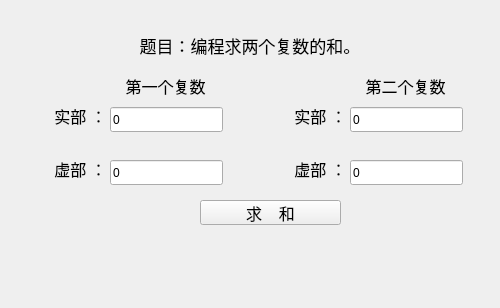
<?xml version="1.0" encoding="UTF-8"?>
<ui version="4.0">
 <class>G2_66</class>
 <widget class="QWidget" name="G2_66">
  <property name="geometry">
   <rect>
    <x>0</x>
    <y>0</y>
    <width>500</width>
    <height>308</height>
   </rect>
  </property>
  <property name="windowTitle">
   <string>G2_66</string>
  </property>
  <widget class="QLabel" name="label">
   <property name="geometry">
    <rect>
     <x>100</x>
     <y>20</y>
     <width>300</width>
     <height>50</height>
    </rect>
   </property>
   <property name="font">
    <font>
     <family>幼圆</family>
     <pointsize>13</pointsize>
    </font>
   </property>
   <property name="text">
    <string>题目：编程求两个复数的和。</string>
   </property>
   <property name="alignment">
    <set>Qt::AlignCenter</set>
   </property>
  </widget>
  <widget class="QLabel" name="label_2">
   <property name="geometry">
    <rect>
     <x>50</x>
     <y>100</y>
     <width>61</width>
     <height>31</height>
    </rect>
   </property>
   <property name="font">
    <font>
     <family>幼圆</family>
     <pointsize>12</pointsize>
    </font>
   </property>
   <property name="text">
    <string>实部 ：</string>
   </property>
   <property name="alignment">
    <set>Qt::AlignCenter</set>
   </property>
  </widget>
  <widget class="QLineEdit" name="f1">
   <property name="geometry">
    <rect>
     <x>110</x>
     <y>107</y>
     <width>113</width>
     <height>25</height>
    </rect>
   </property>
   <property name="text">
    <string>0</string>
   </property>
  </widget>
  <widget class="QLineEdit" name="f2">
   <property name="geometry">
    <rect>
     <x>110</x>
     <y>160</y>
     <width>113</width>
     <height>25</height>
    </rect>
   </property>
   <property name="text">
    <string>0</string>
   </property>
  </widget>
  <widget class="QLabel" name="label_4">
   <property name="geometry">
    <rect>
     <x>50</x>
     <y>153</y>
     <width>61</width>
     <height>31</height>
    </rect>
   </property>
   <property name="font">
    <font>
     <family>幼圆</family>
     <pointsize>12</pointsize>
    </font>
   </property>
   <property name="text">
    <string>虚部 ：</string>
   </property>
   <property name="alignment">
    <set>Qt::AlignCenter</set>
   </property>
  </widget>
  <widget class="QLabel" name="label_5">
   <property name="geometry">
    <rect>
     <x>290</x>
     <y>153</y>
     <width>61</width>
     <height>31</height>
    </rect>
   </property>
   <property name="font">
    <font>
     <family>幼圆</family>
     <pointsize>12</pointsize>
    </font>
   </property>
   <property name="text">
    <string>虚部 ：</string>
   </property>
   <property name="alignment">
    <set>Qt::AlignCenter</set>
   </property>
  </widget>
  <widget class="QLabel" name="label_3">
   <property name="geometry">
    <rect>
     <x>290</x>
     <y>100</y>
     <width>61</width>
     <height>31</height>
    </rect>
   </property>
   <property name="font">
    <font>
     <family>幼圆</family>
     <pointsize>12</pointsize>
    </font>
   </property>
   <property name="text">
    <string>实部 ：</string>
   </property>
   <property name="alignment">
    <set>Qt::AlignCenter</set>
   </property>
  </widget>
  <widget class="QLineEdit" name="s2">
   <property name="geometry">
    <rect>
     <x>350</x>
     <y>160</y>
     <width>113</width>
     <height>25</height>
    </rect>
   </property>
   <property name="text">
    <string>0</string>
   </property>
  </widget>
  <widget class="QLineEdit" name="s1">
   <property name="geometry">
    <rect>
     <x>350</x>
     <y>107</y>
     <width>113</width>
     <height>25</height>
    </rect>
   </property>
   <property name="text">
    <string>0</string>
   </property>
  </widget>
  <widget class="QLabel" name="label_6">
   <property name="geometry">
    <rect>
     <x>110</x>
     <y>70</y>
     <width>111</width>
     <height>31</height>
    </rect>
   </property>
   <property name="font">
    <font>
     <family>幼圆</family>
     <pointsize>12</pointsize>
    </font>
   </property>
   <property name="text">
    <string>第一个复数</string>
   </property>
   <property name="alignment">
    <set>Qt::AlignCenter</set>
   </property>
  </widget>
  <widget class="QLabel" name="label_7">
   <property name="geometry">
    <rect>
     <x>350</x>
     <y>70</y>
     <width>111</width>
     <height>31</height>
    </rect>
   </property>
   <property name="font">
    <font>
     <family>幼圆</family>
     <pointsize>12</pointsize>
    </font>
   </property>
   <property name="text">
    <string>第二个复数</string>
   </property>
   <property name="alignment">
    <set>Qt::AlignCenter</set>
   </property>
  </widget>
  <widget class="QLabel" name="shizi">
   <property name="geometry">
    <rect>
     <x>200</x>
     <y>229</y>
     <width>251</width>
     <height>31</height>
    </rect>
   </property>
   <property name="font">
    <font>
     <family>幼圆</family>
     <pointsize>10</pointsize>
    </font>
   </property>
   <property name="text">
    <string/>
   </property>
   <property name="alignment">
    <set>Qt::AlignLeading|Qt::AlignLeft|Qt::AlignVCenter</set>
   </property>
  </widget>
  <widget class="QLabel" name="daan">
   <property name="geometry">
    <rect>
     <x>200</x>
     <y>260</y>
     <width>251</width>
     <height>31</height>
    </rect>
   </property>
   <property name="font">
    <font>
     <family>幼圆</family>
     <pointsize>10</pointsize>
    </font>
   </property>
   <property name="text">
    <string/>
   </property>
   <property name="alignment">
    <set>Qt::AlignLeading|Qt::AlignLeft|Qt::AlignVCenter</set>
   </property>
  </widget>
  <widget class="QPushButton" name="he">
   <property name="geometry">
    <rect>
     <x>200</x>
     <y>200</y>
     <width>141</width>
     <height>25</height>
    </rect>
   </property>
   <property name="font">
    <font>
     <family>幼圆</family>
     <pointsize>12</pointsize>
    </font>
   </property>
   <property name="text">
    <string>求    和</string>
   </property>
  </widget>
 </widget>
 <layoutdefault spacing="6" margin="11"/>
 <resources/>
 <connections>
  <connection>
   <sender>he</sender>
   <signal>clicked()</signal>
   <receiver>G2_66</receiver>
   <slot>f1s2he()</slot>
   <hints>
    <hint type="sourcelabel">
     <x>318</x>
     <y>208</y>
    </hint>
    <hint type="destinationlabel">
     <x>412</x>
     <y>209</y>
    </hint>
   </hints>
  </connection>
 </connections>
 <slots>
  <slot>f1s2he()</slot>
 </slots>
</ui>
